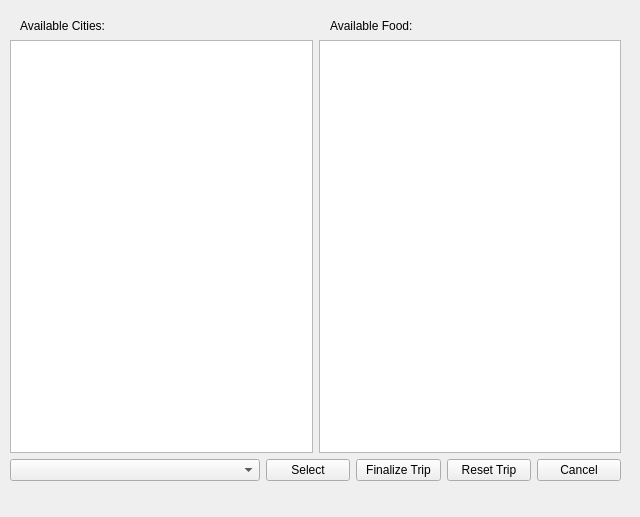
<?xml version="1.0" encoding="UTF-8"?>
<ui version="4.0">
 <class>customTrip</class>
 <widget class="QWidget" name="customTrip">
  <property name="geometry">
   <rect>
    <x>0</x>
    <y>0</y>
    <width>640</width>
    <height>517</height>
   </rect>
  </property>
  <property name="windowTitle">
   <string>Form</string>
  </property>
  <widget class="QLabel" name="cityLabel">
   <property name="geometry">
    <rect>
     <x>20</x>
     <y>10</y>
     <width>91</width>
     <height>31</height>
    </rect>
   </property>
   <property name="text">
    <string>Available Cities:</string>
   </property>
  </widget>
  <widget class="QLabel" name="foodLabel">
   <property name="geometry">
    <rect>
     <x>330</x>
     <y>10</y>
     <width>91</width>
     <height>31</height>
    </rect>
   </property>
   <property name="text">
    <string>Available Food:</string>
   </property>
  </widget>
  <widget class="QWidget" name="layoutWidget">
   <property name="geometry">
    <rect>
     <x>10</x>
     <y>40</y>
     <width>611</width>
     <height>441</height>
    </rect>
   </property>
   <layout class="QVBoxLayout" name="verticalLayout">
    <item>
     <layout class="QHBoxLayout" name="horizontalLayout_2">
      <item>
       <widget class="QListView" name="cityBox"/>
      </item>
      <item>
       <widget class="QListView" name="foodBox"/>
      </item>
     </layout>
    </item>
    <item>
     <layout class="QHBoxLayout" name="horizontalLayout">
      <item>
       <widget class="QComboBox" name="citiesComboBox">
        <property name="minimumSize">
         <size>
          <width>250</width>
          <height>0</height>
         </size>
        </property>
       </widget>
      </item>
      <item>
       <widget class="QPushButton" name="acceptButton">
        <property name="text">
         <string>Select</string>
        </property>
       </widget>
      </item>
      <item>
       <widget class="QPushButton" name="finalTripButton">
        <property name="text">
         <string>Finalize Trip</string>
        </property>
       </widget>
      </item>
      <item>
       <widget class="QPushButton" name="pushButton_2">
        <property name="text">
         <string>Reset Trip</string>
        </property>
       </widget>
      </item>
      <item>
       <widget class="QPushButton" name="cancelButton">
        <property name="text">
         <string>Cancel</string>
        </property>
       </widget>
      </item>
     </layout>
    </item>
   </layout>
  </widget>
  <widget class="QLabel" name="errorText">
   <property name="geometry">
    <rect>
     <x>10</x>
     <y>480</y>
     <width>411</width>
     <height>16</height>
    </rect>
   </property>
   <property name="palette">
    <palette>
     <active>
      <colorrole role="WindowText">
       <brush brushstyle="SolidPattern">
        <color alpha="255">
         <red>255</red>
         <green>19</green>
         <blue>11</blue>
        </color>
       </brush>
      </colorrole>
      <colorrole role="Button">
       <brush brushstyle="SolidPattern">
        <color alpha="255">
         <red>240</red>
         <green>240</green>
         <blue>240</blue>
        </color>
       </brush>
      </colorrole>
      <colorrole role="Light">
       <brush brushstyle="SolidPattern">
        <color alpha="255">
         <red>255</red>
         <green>255</green>
         <blue>255</blue>
        </color>
       </brush>
      </colorrole>
      <colorrole role="Midlight">
       <brush brushstyle="SolidPattern">
        <color alpha="255">
         <red>227</red>
         <green>227</green>
         <blue>227</blue>
        </color>
       </brush>
      </colorrole>
      <colorrole role="Dark">
       <brush brushstyle="SolidPattern">
        <color alpha="255">
         <red>160</red>
         <green>160</green>
         <blue>160</blue>
        </color>
       </brush>
      </colorrole>
      <colorrole role="Mid">
       <brush brushstyle="SolidPattern">
        <color alpha="255">
         <red>160</red>
         <green>160</green>
         <blue>160</blue>
        </color>
       </brush>
      </colorrole>
      <colorrole role="Text">
       <brush brushstyle="SolidPattern">
        <color alpha="255">
         <red>0</red>
         <green>0</green>
         <blue>0</blue>
        </color>
       </brush>
      </colorrole>
      <colorrole role="BrightText">
       <brush brushstyle="SolidPattern">
        <color alpha="255">
         <red>255</red>
         <green>255</green>
         <blue>255</blue>
        </color>
       </brush>
      </colorrole>
      <colorrole role="ButtonText">
       <brush brushstyle="SolidPattern">
        <color alpha="255">
         <red>0</red>
         <green>0</green>
         <blue>0</blue>
        </color>
       </brush>
      </colorrole>
      <colorrole role="Base">
       <brush brushstyle="SolidPattern">
        <color alpha="255">
         <red>255</red>
         <green>255</green>
         <blue>255</blue>
        </color>
       </brush>
      </colorrole>
      <colorrole role="Window">
       <brush brushstyle="SolidPattern">
        <color alpha="255">
         <red>240</red>
         <green>240</green>
         <blue>240</blue>
        </color>
       </brush>
      </colorrole>
      <colorrole role="Shadow">
       <brush brushstyle="SolidPattern">
        <color alpha="255">
         <red>105</red>
         <green>105</green>
         <blue>105</blue>
        </color>
       </brush>
      </colorrole>
      <colorrole role="Highlight">
       <brush brushstyle="SolidPattern">
        <color alpha="255">
         <red>0</red>
         <green>120</green>
         <blue>215</blue>
        </color>
       </brush>
      </colorrole>
      <colorrole role="HighlightedText">
       <brush brushstyle="SolidPattern">
        <color alpha="255">
         <red>255</red>
         <green>255</green>
         <blue>255</blue>
        </color>
       </brush>
      </colorrole>
      <colorrole role="Link">
       <brush brushstyle="SolidPattern">
        <color alpha="255">
         <red>0</red>
         <green>0</green>
         <blue>255</blue>
        </color>
       </brush>
      </colorrole>
      <colorrole role="LinkVisited">
       <brush brushstyle="SolidPattern">
        <color alpha="255">
         <red>255</red>
         <green>0</green>
         <blue>255</blue>
        </color>
       </brush>
      </colorrole>
      <colorrole role="AlternateBase">
       <brush brushstyle="SolidPattern">
        <color alpha="255">
         <red>245</red>
         <green>245</green>
         <blue>245</blue>
        </color>
       </brush>
      </colorrole>
      <colorrole role="NoRole">
       <brush brushstyle="NoBrush">
        <color alpha="255">
         <red>0</red>
         <green>0</green>
         <blue>0</blue>
        </color>
       </brush>
      </colorrole>
      <colorrole role="ToolTipBase">
       <brush brushstyle="SolidPattern">
        <color alpha="255">
         <red>255</red>
         <green>255</green>
         <blue>220</blue>
        </color>
       </brush>
      </colorrole>
      <colorrole role="ToolTipText">
       <brush brushstyle="SolidPattern">
        <color alpha="255">
         <red>0</red>
         <green>0</green>
         <blue>0</blue>
        </color>
       </brush>
      </colorrole>
      <colorrole role="PlaceholderText">
       <brush brushstyle="SolidPattern">
        <color alpha="128">
         <red>0</red>
         <green>0</green>
         <blue>0</blue>
        </color>
       </brush>
      </colorrole>
     </active>
     <inactive>
      <colorrole role="WindowText">
       <brush brushstyle="SolidPattern">
        <color alpha="255">
         <red>0</red>
         <green>0</green>
         <blue>0</blue>
        </color>
       </brush>
      </colorrole>
      <colorrole role="Button">
       <brush brushstyle="SolidPattern">
        <color alpha="255">
         <red>240</red>
         <green>240</green>
         <blue>240</blue>
        </color>
       </brush>
      </colorrole>
      <colorrole role="Light">
       <brush brushstyle="SolidPattern">
        <color alpha="255">
         <red>255</red>
         <green>255</green>
         <blue>255</blue>
        </color>
       </brush>
      </colorrole>
      <colorrole role="Midlight">
       <brush brushstyle="SolidPattern">
        <color alpha="255">
         <red>227</red>
         <green>227</green>
         <blue>227</blue>
        </color>
       </brush>
      </colorrole>
      <colorrole role="Dark">
       <brush brushstyle="SolidPattern">
        <color alpha="255">
         <red>160</red>
         <green>160</green>
         <blue>160</blue>
        </color>
       </brush>
      </colorrole>
      <colorrole role="Mid">
       <brush brushstyle="SolidPattern">
        <color alpha="255">
         <red>160</red>
         <green>160</green>
         <blue>160</blue>
        </color>
       </brush>
      </colorrole>
      <colorrole role="Text">
       <brush brushstyle="SolidPattern">
        <color alpha="255">
         <red>0</red>
         <green>0</green>
         <blue>0</blue>
        </color>
       </brush>
      </colorrole>
      <colorrole role="BrightText">
       <brush brushstyle="SolidPattern">
        <color alpha="255">
         <red>255</red>
         <green>255</green>
         <blue>255</blue>
        </color>
       </brush>
      </colorrole>
      <colorrole role="ButtonText">
       <brush brushstyle="SolidPattern">
        <color alpha="255">
         <red>0</red>
         <green>0</green>
         <blue>0</blue>
        </color>
       </brush>
      </colorrole>
      <colorrole role="Base">
       <brush brushstyle="SolidPattern">
        <color alpha="255">
         <red>255</red>
         <green>255</green>
         <blue>255</blue>
        </color>
       </brush>
      </colorrole>
      <colorrole role="Window">
       <brush brushstyle="SolidPattern">
        <color alpha="255">
         <red>240</red>
         <green>240</green>
         <blue>240</blue>
        </color>
       </brush>
      </colorrole>
      <colorrole role="Shadow">
       <brush brushstyle="SolidPattern">
        <color alpha="255">
         <red>105</red>
         <green>105</green>
         <blue>105</blue>
        </color>
       </brush>
      </colorrole>
      <colorrole role="Highlight">
       <brush brushstyle="SolidPattern">
        <color alpha="255">
         <red>240</red>
         <green>240</green>
         <blue>240</blue>
        </color>
       </brush>
      </colorrole>
      <colorrole role="HighlightedText">
       <brush brushstyle="SolidPattern">
        <color alpha="255">
         <red>0</red>
         <green>0</green>
         <blue>0</blue>
        </color>
       </brush>
      </colorrole>
      <colorrole role="Link">
       <brush brushstyle="SolidPattern">
        <color alpha="255">
         <red>0</red>
         <green>0</green>
         <blue>255</blue>
        </color>
       </brush>
      </colorrole>
      <colorrole role="LinkVisited">
       <brush brushstyle="SolidPattern">
        <color alpha="255">
         <red>255</red>
         <green>0</green>
         <blue>255</blue>
        </color>
       </brush>
      </colorrole>
      <colorrole role="AlternateBase">
       <brush brushstyle="SolidPattern">
        <color alpha="255">
         <red>245</red>
         <green>245</green>
         <blue>245</blue>
        </color>
       </brush>
      </colorrole>
      <colorrole role="NoRole">
       <brush brushstyle="NoBrush">
        <color alpha="255">
         <red>0</red>
         <green>0</green>
         <blue>0</blue>
        </color>
       </brush>
      </colorrole>
      <colorrole role="ToolTipBase">
       <brush brushstyle="SolidPattern">
        <color alpha="255">
         <red>255</red>
         <green>255</green>
         <blue>220</blue>
        </color>
       </brush>
      </colorrole>
      <colorrole role="ToolTipText">
       <brush brushstyle="SolidPattern">
        <color alpha="255">
         <red>0</red>
         <green>0</green>
         <blue>0</blue>
        </color>
       </brush>
      </colorrole>
      <colorrole role="PlaceholderText">
       <brush brushstyle="SolidPattern">
        <color alpha="128">
         <red>0</red>
         <green>0</green>
         <blue>0</blue>
        </color>
       </brush>
      </colorrole>
     </inactive>
     <disabled>
      <colorrole role="WindowText">
       <brush brushstyle="SolidPattern">
        <color alpha="255">
         <red>120</red>
         <green>120</green>
         <blue>120</blue>
        </color>
       </brush>
      </colorrole>
      <colorrole role="Button">
       <brush brushstyle="SolidPattern">
        <color alpha="255">
         <red>240</red>
         <green>240</green>
         <blue>240</blue>
        </color>
       </brush>
      </colorrole>
      <colorrole role="Light">
       <brush brushstyle="SolidPattern">
        <color alpha="255">
         <red>255</red>
         <green>255</green>
         <blue>255</blue>
        </color>
       </brush>
      </colorrole>
      <colorrole role="Midlight">
       <brush brushstyle="SolidPattern">
        <color alpha="255">
         <red>247</red>
         <green>247</green>
         <blue>247</blue>
        </color>
       </brush>
      </colorrole>
      <colorrole role="Dark">
       <brush brushstyle="SolidPattern">
        <color alpha="255">
         <red>160</red>
         <green>160</green>
         <blue>160</blue>
        </color>
       </brush>
      </colorrole>
      <colorrole role="Mid">
       <brush brushstyle="SolidPattern">
        <color alpha="255">
         <red>160</red>
         <green>160</green>
         <blue>160</blue>
        </color>
       </brush>
      </colorrole>
      <colorrole role="Text">
       <brush brushstyle="SolidPattern">
        <color alpha="255">
         <red>120</red>
         <green>120</green>
         <blue>120</blue>
        </color>
       </brush>
      </colorrole>
      <colorrole role="BrightText">
       <brush brushstyle="SolidPattern">
        <color alpha="255">
         <red>255</red>
         <green>255</green>
         <blue>255</blue>
        </color>
       </brush>
      </colorrole>
      <colorrole role="ButtonText">
       <brush brushstyle="SolidPattern">
        <color alpha="255">
         <red>120</red>
         <green>120</green>
         <blue>120</blue>
        </color>
       </brush>
      </colorrole>
      <colorrole role="Base">
       <brush brushstyle="SolidPattern">
        <color alpha="255">
         <red>240</red>
         <green>240</green>
         <blue>240</blue>
        </color>
       </brush>
      </colorrole>
      <colorrole role="Window">
       <brush brushstyle="SolidPattern">
        <color alpha="255">
         <red>240</red>
         <green>240</green>
         <blue>240</blue>
        </color>
       </brush>
      </colorrole>
      <colorrole role="Shadow">
       <brush brushstyle="SolidPattern">
        <color alpha="255">
         <red>0</red>
         <green>0</green>
         <blue>0</blue>
        </color>
       </brush>
      </colorrole>
      <colorrole role="Highlight">
       <brush brushstyle="SolidPattern">
        <color alpha="255">
         <red>0</red>
         <green>120</green>
         <blue>215</blue>
        </color>
       </brush>
      </colorrole>
      <colorrole role="HighlightedText">
       <brush brushstyle="SolidPattern">
        <color alpha="255">
         <red>255</red>
         <green>255</green>
         <blue>255</blue>
        </color>
       </brush>
      </colorrole>
      <colorrole role="Link">
       <brush brushstyle="SolidPattern">
        <color alpha="255">
         <red>0</red>
         <green>0</green>
         <blue>255</blue>
        </color>
       </brush>
      </colorrole>
      <colorrole role="LinkVisited">
       <brush brushstyle="SolidPattern">
        <color alpha="255">
         <red>255</red>
         <green>0</green>
         <blue>255</blue>
        </color>
       </brush>
      </colorrole>
      <colorrole role="AlternateBase">
       <brush brushstyle="SolidPattern">
        <color alpha="255">
         <red>245</red>
         <green>245</green>
         <blue>245</blue>
        </color>
       </brush>
      </colorrole>
      <colorrole role="NoRole">
       <brush brushstyle="NoBrush">
        <color alpha="255">
         <red>0</red>
         <green>0</green>
         <blue>0</blue>
        </color>
       </brush>
      </colorrole>
      <colorrole role="ToolTipBase">
       <brush brushstyle="SolidPattern">
        <color alpha="255">
         <red>255</red>
         <green>255</green>
         <blue>220</blue>
        </color>
       </brush>
      </colorrole>
      <colorrole role="ToolTipText">
       <brush brushstyle="SolidPattern">
        <color alpha="255">
         <red>0</red>
         <green>0</green>
         <blue>0</blue>
        </color>
       </brush>
      </colorrole>
      <colorrole role="PlaceholderText">
       <brush brushstyle="SolidPattern">
        <color alpha="128">
         <red>0</red>
         <green>0</green>
         <blue>0</blue>
        </color>
       </brush>
      </colorrole>
     </disabled>
    </palette>
   </property>
   <property name="text">
    <string/>
   </property>
  </widget>
 </widget>
 <resources/>
 <connections/>
</ui>
